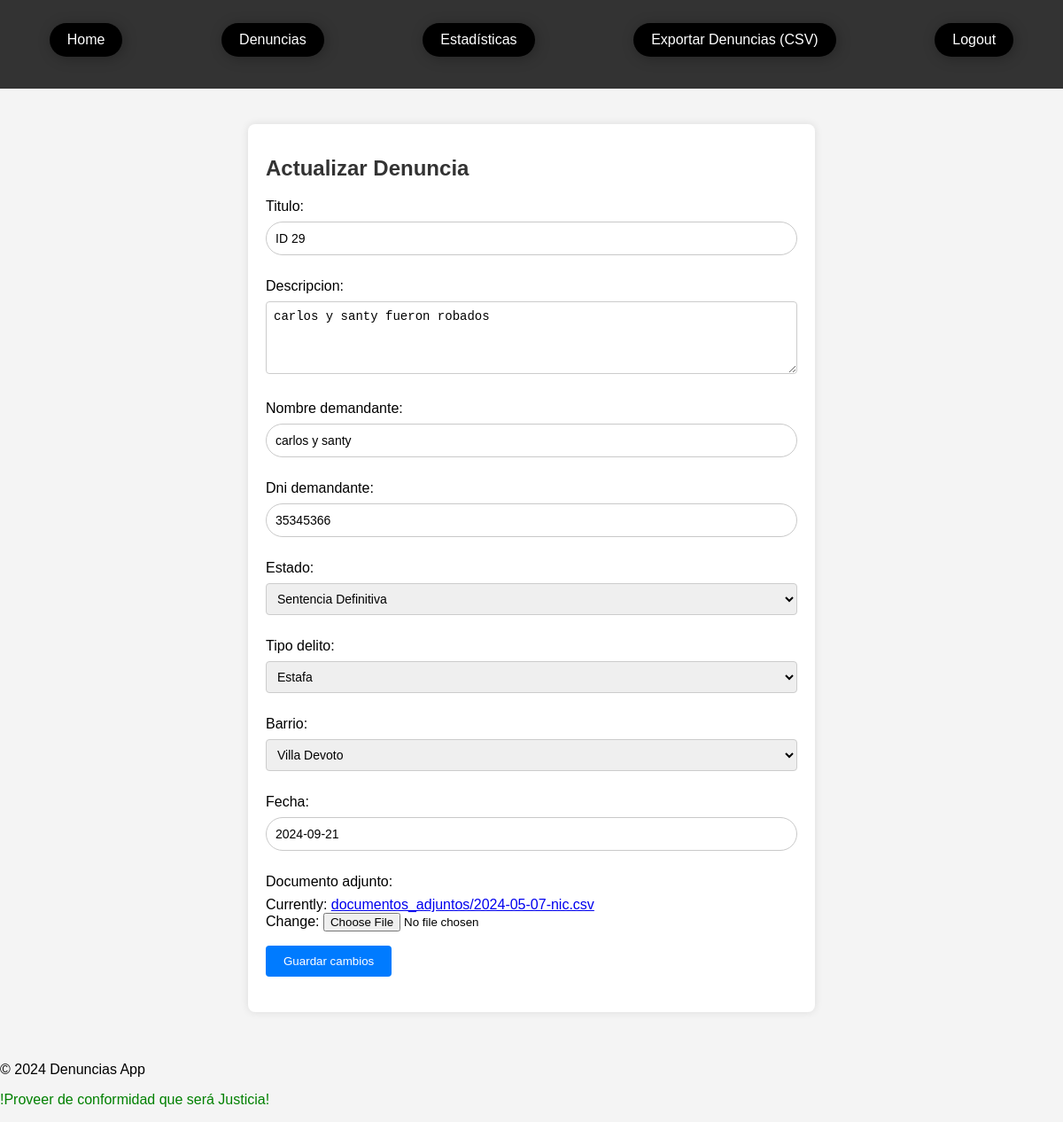
/denuncias/denuncias/10/update/ (signed in), run on the app's committed database.
### denuncias/models.py (models this page shows, shortened)
class Denuncia(models.Model):
    archivo = models.FileField(upload_to='archivos_denuncias/', null=True, blank=True)
    TIPOS_DELITO = [
        ('robo', 'Robo'),
        ('fraude', 'Fraude'),
        ('violencia', 'Violencia'),
        ('homicidio', 'Homicidio'),
        ('secuestro', 'Secuestro'),
        ('extorsion', 'Extorsión'),
        ('trafico_drogas', 'Tráfico de Drogas'),
        ('trata_personas', 'Trata de Personas'),
        ('lesiones', 'Lesiones'),
        ('estafa', 'Estafa'),
    ]
    BARRIOS = [
        ('Agronomía', 'Agronomía'),
        ('Almagro', 'Almagro'),
        ('Balvanera', 'Balvanera'),
        ('Barracas', 'Barracas'),
        ('Belgrano', 'Belgrano'),
        ('Caballito', 'Caballito'),
        ('Chacarita', 'Chacarita'),
        ('Colegiales', 'Colegiales'),
        ('Constitución', 'Constitución'),
        ('Flores', 'Flores'),
        ('Floresta', 'Floresta'),
        ('La Boca', 'La Boca'),
        ('La Paternal', 'La Paternal'),
        ('Liniers', 'Liniers'),
        ('Mataderos', 'Mataderos'),
        ('Monserrat', 'Monserrat'),
        ('Núñez', 'Núñez'),
        ('Palermo', 'Palermo'),
        ('Parque Avellaneda', 'Parque Avellaneda'),
        ('Parque Chacabuco', 'Parque Chacabuco'),
        ('Parque Patricios', 'Parque Patricios'),
        ('Puerto Madero', 'Puerto Madero'),
        ('Recoleta', 'Recoleta'),
        ('Retiro', 'Retiro'),
        ('Saavedra', 'Saavedra'),
        ('San Cristóbal', 'San Cristóbal'),
        ('San Nicolás', 'San Nicolás'),
        ('San Telmo', 'San Telmo'),
        ('Vélez Sársfield', 'Vélez Sársfield'),
        ('Villa Crespo', 'Villa Crespo'),
        ('Villa del Parque', 'Villa del Parque'),
        ('Villa Devoto', 'Villa Devoto'),
        ('Villa Lugano', 'Villa Lugano'),
        ('Villa Luro', 'Villa Luro'),
        ('Villa Pueyrredón', 'Villa Pueyrredón'),
        ('Villa Urquiza', 'Villa Urquiza'),
    ]
    ESTADOS_DENUNCIA = [
        ('presentada', 'Presentada'),
        ('confirmada', 'Confirmada'),
        ('sentencia_definitiva', 'Sentencia Definitiva'),
    ]
    titulo = models.CharField(max_length=100)
    descripcion = models.TextField()
    nombre_demandante = models.CharField(max_length=100)
    dni_demandante = models.CharField(max_length=15)
    estado = models.CharField(max_length=20, choices=ESTADOS_DENUNCIA, default='presentada')
    tipo_delito = models.CharField(max_length=20, choices=TIPOS_DELITO)
    fecha_creacion = models.DateTimeField(auto_now_add=True)
    barrio = models.CharField(max_length=100, choices=BARRIOS)
    fecha = models.DateField(null=True)
    documento_adjunto = models.FileField(upload_to='documentos_adjuntos/')

### denuncias/views.py (the view, shortened to what this page needs)
# urls.py: path('denuncias/<int:pk>/update/', views.DenunciaUpdateView.as_view(), name='denuncia_update'),
class DenunciaUpdateView(LoginRequiredMixin, UpdateView):
    model = Denuncia
    form_class = DenunciaForm
    template_name = 'denuncias/denuncia_form.html'
    success_url = reverse_lazy('denuncia_list')
    def get_form_class(self):
        if self.request.user.groups.filter(name='Empleado').exists():
            return LimitedDenunciaForm  # Empleados usarán el formulario limitado
        else:
            return DenunciaForm  # Otros usuarios usarán el formulario completo
    def get_context_data(self, **kwargs):
        context = super().get_context_data(**kwargs)
        context['is_employee'] = self.request.user.groups.filter(name='Empleado').exists()
        return context

### denuncias/forms.py
class DenunciaForm(forms.ModelForm):
    class Meta:
        model = Denuncia
        fields = ['titulo', 'descripcion', 'nombre_demandante', 'dni_demandante', 'estado', 'tipo_delito', 'barrio', 'fecha', 'documento_adjunto']
        widgets = {
            'descripcion': forms.Textarea(attrs={'rows': 4}),
        }

### denuncias/templates/denuncias/denuncia_form.html (shortened to what this page needs)
{% extends "base_generic.html" %}
{% block content %}
<div class="form-container">
    <h1>Actualizar Denuncia</h1>
    <form method="post" enctype="multipart/form-data">
        {{ form.as_p }}
        <button type="submit">Guardar cambios</button>
    </form>
</div>
{% endblock %}

### denuncias/static/css/style.css (style rules this page uses)
body { font-family: 'Arial', sans-serif; margin: 0; padding: 0; background-color: #f4f4f4; }
h1 { color: #333; }
form { margin-bottom: 20px; }
form input[type="text"] { padding: 10px; margin-right: 10px; border-radius: 20px; outline: none; border: none; }
form button { background-color: #333; color: #fff; border: none; cursor: pointer; border-radius: 20px; padding: 10px 25px; }
button { padding: 10px; background-color: #333; color: #fff; border: none; cursor: pointer; }

### denuncias/templates/denuncias/denuncia_form.html (style rules this page uses)
body { font-family: Arial, sans-serif; background-color: #f4f4f4; margin: 0; padding: 0; }
.form-container { max-width: 600px; margin: 20px auto; background-color: #fff; padding: 20px; border-radius: 8px; box-shadow: 0 0 10px rgba(0, 0, 0, 0.1); }
h1 { color: #333; font-size: 24px; margin-bottom: 20px; }
form { margin-top: 20px; }
label { display: block; margin-bottom: 8px; }
form input[type="text"] { padding: 10px; margin-right: 10px; border-radius: 20px; outline: none; border: solid rgb(201, 201, 201) 1px; }
input[type="text"], input[type="date"], textarea { width: 100%; padding: 8px; margin-bottom: 10px; border: 1px solid #ccc; border-radius: 4px; box-sizing: border-box; font-size: 14px; }
select { width: 100%; padding: 8px; margin-bottom: 10px; border: 1px solid #ccc; border-radius: 4px; box-sizing: border-box; font-size: 14px; }
button[type="submit"] { background-color: #007bff; color: white; border: none; border-radius: 4px; padding: 10px 20px; cursor: pointer; transition: background-color 0.3s; }

### data on the page
Denuncia: titulo "ID 29", descripcion "carlos y santy fueron robados", nombre_demandante "carlos y santy", dni_demandante "35345366", estado "Sentencia Definitiva", tipo_delito "Estafa", barrio "Villa Devoto", fecha "2024-09-21"
